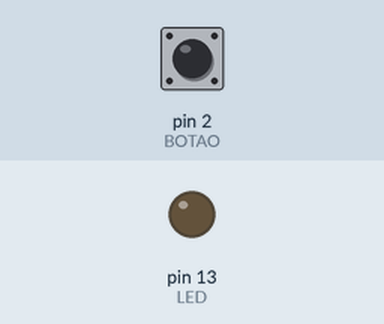
Recording of a sketch running on a simulated Arduino Uno, built with avr-gcc and run on an emulated ATmega328P. Parts: output pins drawn as LEDs (lit = HIGH). Inputs (shaded band) come from the test bench; at power-on: pin 2 (BOTAO) HIGH.

Above: at 1.2 s.
1.3 s: pin 2 (BOTAO) pulled LOW for 0.15 s
At 1.37 s:
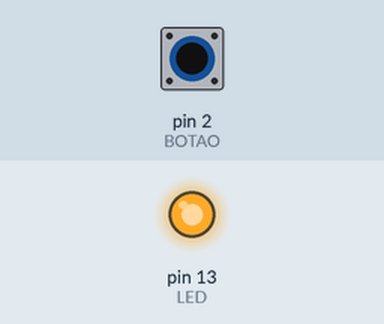
2.9 s: pin 2 (BOTAO) pulled LOW for 3.2 s
At 7.1 s:
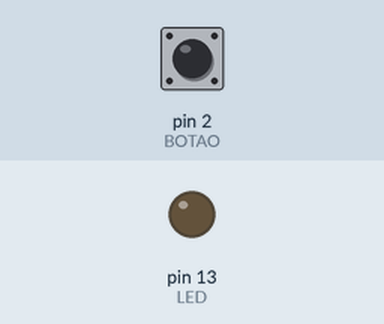
Timing chart, 0 to 8.6 s (numbered marks = the images above; inputs shaded):
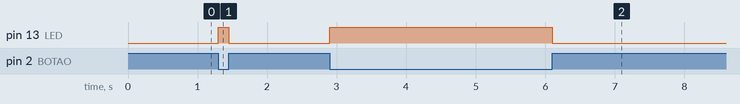

Measured:
- after the input at 1.3 s, pin 13 (LED): LOW → HIGH at once, → LOW 0.15 s later
- after the input at 2.9 s, pin 13 (LED): LOW → HIGH at once, → LOW 3.2 s later

The sketch:

BOT_O_E_LED_5MM.ino
```cpp
int LED = 13;
int BOTAO = 2;

void setup() {
pinMode(LED,OUTPUT);
pinMode(BOTAO,INPUT);
}
void loop()
{
if(digitalRead(BOTAO) == LOW)
{
digitalWrite(LED, HIGH);
}
else
{
digitalWrite(LED, LOW);
}
}
```
